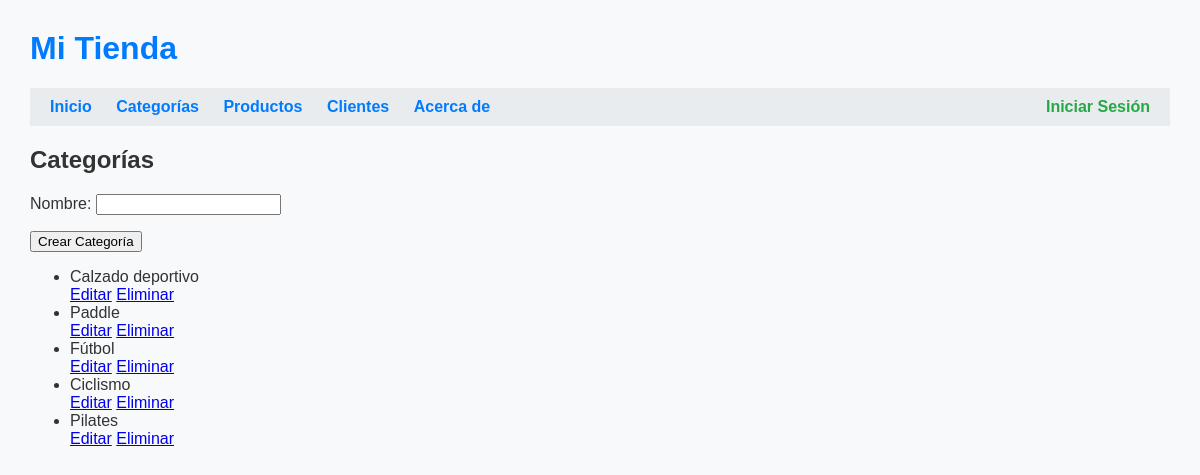
Before: /categorias/ with the older database file.
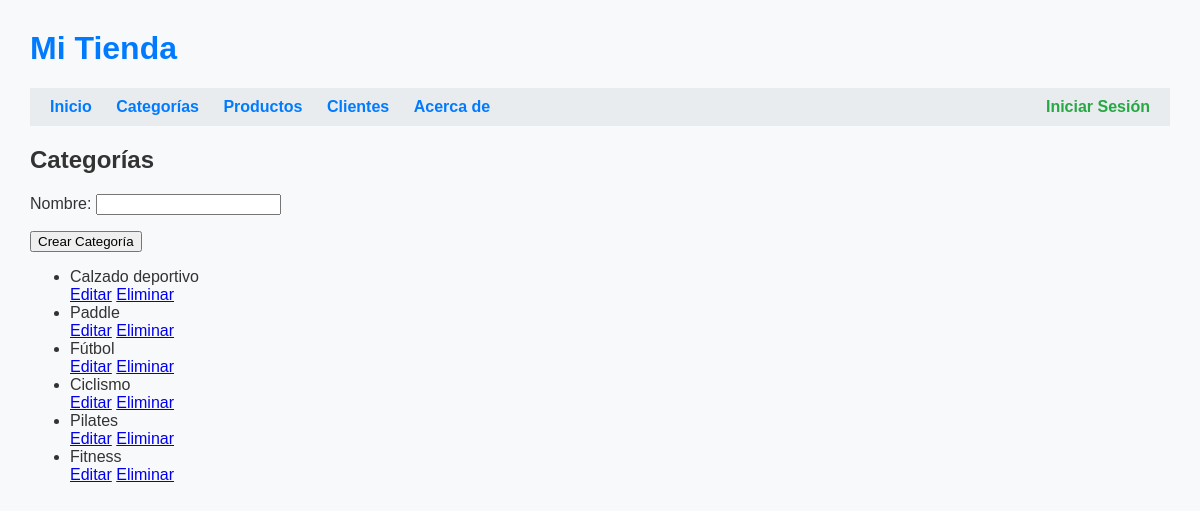
After: the same page with the newer database file.
### tienda/models.py (models this page shows, shortened)
class Categoria(models.Model):
    nombre = models.CharField(max_length=100)

### tienda/views.py (the view)
# urls.py: path('categorias/', views.lista_categorias, name='lista_categorias'),
def lista_categorias(request):
    categorias = Categoria.objects.all()
    if request.method == 'POST':
        form = CategoriaForm(request.POST)
        if form.is_valid():
            form.save()
            return redirect('lista_categorias')
    else:
        form = CategoriaForm()
    return render(request, 'tienda/categorias.html', {'categorias': categorias, 'form': form})

### tienda/forms.py
class CategoriaForm(forms.ModelForm):
    class Meta:
        model = Categoria
        fields = ['nombre']

### tienda/templates/tienda/categorias.html (shortened to what this page needs)
{% extends 'tienda/base.html' %}
{% block content %}
  <div class="container mt-4">
    <h2>Categorías</h2>
    <form method="POST" class="mb-4">
      {{ form.as_p }}
      <button type="submit" class="btn btn-success">Crear Categoría</button>
    </form>
    <ul class="list-group">
      {% for categoria in categorias %}
        <li class="list-group-item d-flex justify-content-between align-items-center">
          {{ categoria.nombre }}
          <div>
            <a href="{% url 'editar_categoria' categoria.id %}" class="btn btn-sm btn-warning">Editar</a>
            <a href="{% url 'eliminar_categoria' categoria.id %}" class="btn btn-sm btn-danger">Eliminar</a>
          </div>
        </li>
      {% empty %}
        <li class="list-group-item">No hay categorías disponibles.</li>
      {% endfor %}
    </ul>
  </div>
{% endblock %}

Changed rows visible on the page:
added Categoria: nombre "Fitness"
